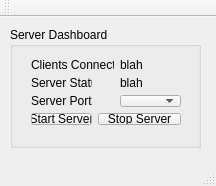
<?xml version="1.0" encoding="UTF-8"?>
<ui version="4.0">
 <class>SimpleServerClass</class>
 <widget class="QMainWindow" name="SimpleServerClass">
  <property name="geometry">
   <rect>
    <x>0</x>
    <y>0</y>
    <width>216</width>
    <height>186</height>
   </rect>
  </property>
  <property name="windowTitle">
   <string>SimpleServer</string>
  </property>
  <widget class="QWidget" name="centralWidget">
   <widget class="QGroupBox" name="groupBox">
    <property name="geometry">
     <rect>
      <x>10</x>
      <y>10</y>
      <width>191</width>
      <height>121</height>
     </rect>
    </property>
    <property name="title">
     <string>Server Dashboard</string>
    </property>
    <widget class="QWidget" name="layoutWidget">
     <property name="geometry">
      <rect>
       <x>10</x>
       <y>20</y>
       <width>171</width>
       <height>89</height>
      </rect>
     </property>
     <layout class="QGridLayout" name="gridLayout">
      <item row="0" column="0" colspan="2">
       <widget class="QLabel" name="label">
        <property name="text">
         <string>Clients Connected:</string>
        </property>
       </widget>
      </item>
      <item row="0" column="2">
       <widget class="QLabel" name="clientsConnectedLabel">
        <property name="text">
         <string>blah</string>
        </property>
       </widget>
      </item>
      <item row="1" column="0">
       <widget class="QLabel" name="label_2">
        <property name="text">
         <string>Server Status: </string>
        </property>
       </widget>
      </item>
      <item row="1" column="2">
       <widget class="QLabel" name="serverStatusLabel">
        <property name="text">
         <string>blah</string>
        </property>
       </widget>
      </item>
      <item row="2" column="0">
       <widget class="QLabel" name="label_3">
        <property name="text">
         <string>Server Port:</string>
        </property>
       </widget>
      </item>
      <item row="3" column="0">
       <widget class="QPushButton" name="startServerPushButton">
        <property name="text">
         <string>Start Server</string>
        </property>
       </widget>
      </item>
      <item row="3" column="1" colspan="2">
       <widget class="QPushButton" name="stopServerPushButton">
        <property name="text">
         <string>Stop Server</string>
        </property>
       </widget>
      </item>
      <item row="2" column="2">
       <widget class="QComboBox" name="portComboBox"/>
      </item>
     </layout>
    </widget>
   </widget>
  </widget>
  <widget class="QMenuBar" name="menuBar">
   <property name="geometry">
    <rect>
     <x>0</x>
     <y>0</y>
     <width>216</width>
     <height>21</height>
    </rect>
   </property>
  </widget>
  <widget class="QToolBar" name="mainToolBar">
   <attribute name="toolBarArea">
    <enum>TopToolBarArea</enum>
   </attribute>
   <attribute name="toolBarBreak">
    <bool>false</bool>
   </attribute>
  </widget>
  <widget class="QStatusBar" name="statusBar"/>
 </widget>
 <layoutdefault spacing="6" margin="11"/>
 <resources>
  <include location="simpleserver.qrc"/>
 </resources>
 <connections/>
</ui>
